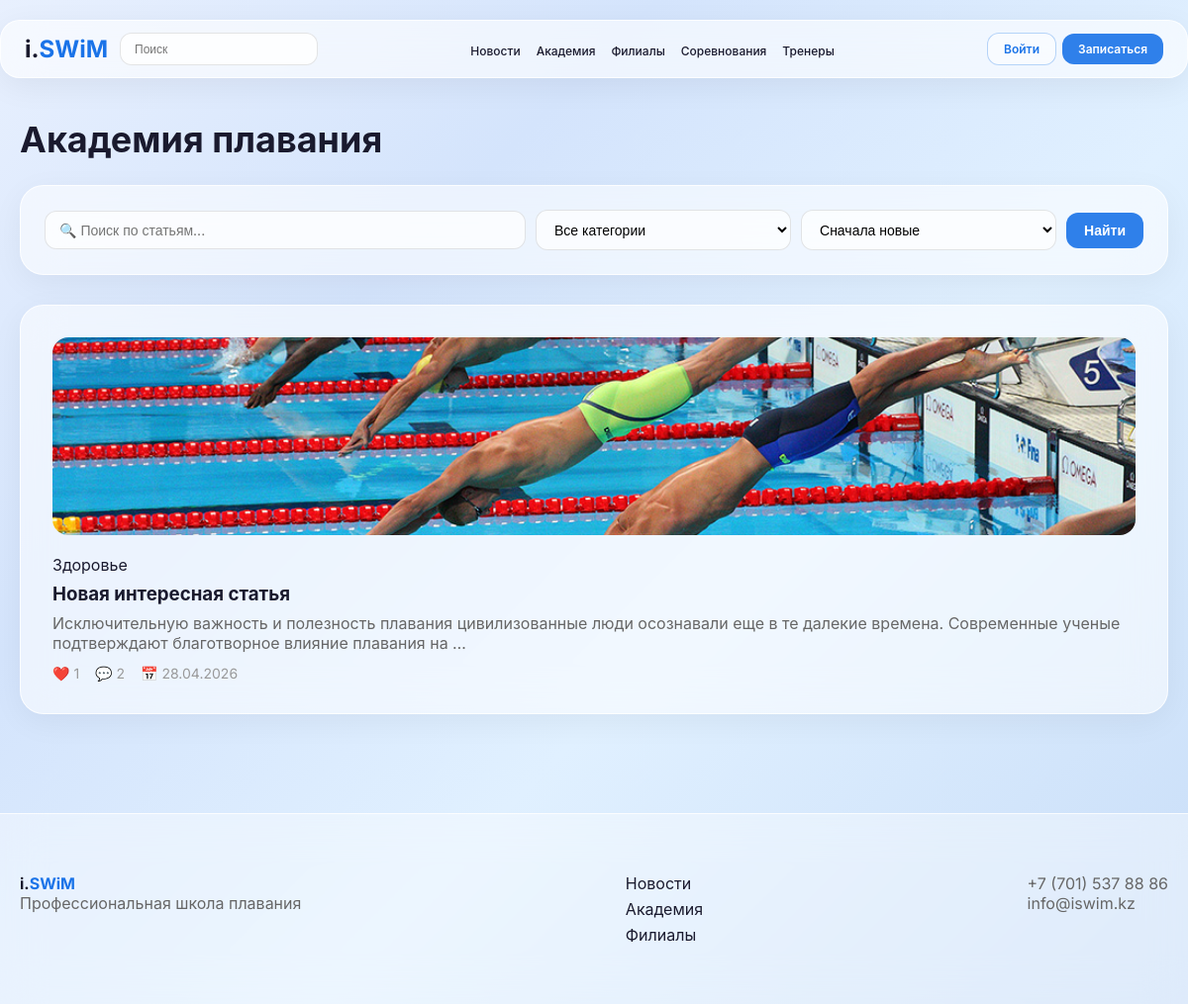
The page /academy/ on the database its author committed.
### academy/models.py (models this page shows, shortened)
class Article(models.Model):
    CATEGORY_CHOICES = [
        ('technique', 'Техника плавания'),
        ('health', 'Здоровье'),
        ('nutrition', 'Питание'),
    ]
    title = models.CharField(max_length=200, verbose_name='Заголовок')
    slug = models.SlugField(unique=True, verbose_name='ЧПУ')
    category = models.CharField(max_length=20, choices=CATEGORY_CHOICES, verbose_name='Категория')
    content = models.TextField(verbose_name='Содержание')
    video_url = models.URLField(blank=True, verbose_name='Ссылка на видео')
    image = models.ImageField(upload_to='academy/', blank=True, verbose_name='Изображение')
    published_at = models.DateTimeField(auto_now_add=True, verbose_name='Дата публикации')
    class Meta:
        verbose_name = 'Статья'
        verbose_name_plural = 'Статьи'
        ordering = ['-published_at']

### academy/views.py (the view)
# urls.py: path('academy/', ArticleListView.as_view(), name='article_list'),
class ArticleListView(ListView):
    model = Article
    template_name = 'academy/article_list.html'
    context_object_name = 'articles'
    paginate_by = 10
    def get_queryset(self):
        queryset = Article.objects.all()
        search = self.request.GET.get('search', '')
        if search:
            queryset = queryset.filter(
                Q(title__icontains=search) | Q(content__icontains=search)
            )
        category = self.request.GET.get('category', '')
        if category:
            queryset = queryset.filter(category=category)
        sort = self.request.GET.get('sort', 'newest')
        if sort == 'oldest':
            queryset = queryset.order_by('published_at')
        elif sort == 'popular':
            queryset = queryset.annotate(likes_count=Count('likes')).order_by('-likes_count')
        else:
            queryset = queryset.order_by('-published_at')
        return queryset
    def get_context_data(self, **kwargs):
        context = super().get_context_data(**kwargs)
        context['current_search'] = self.request.GET.get('search', '')
        context['current_category'] = self.request.GET.get('category', '')
        context['current_sort'] = self.request.GET.get('sort', 'newest')
        context['categories'] = Article.CATEGORY_CHOICES
        return context

### academy/templates/academy/article_list.html (shortened to what this page needs)
{% extends 'core/base.html' %}
{% block content %}
<div class="container">
    <h1 class="page-title">Академия плавания</h1>
    <div class="glass-card" style="margin-bottom:30px;padding:24px;">
        <form method="get" style="display:flex;gap:10px;flex-wrap:wrap;align-items:center;">
            <input type="text" name="search" value="{{ current_search }}" placeholder="🔍 Поиск по статьям..." style="flex:2;min-width:180px;padding:10px 14px;border-radius:12px;border:1px solid rgba(0,0,0,0.1);background:rgba(255,255,255,0.7);font-family:'Inter',sans-serif;font-size:14px;">
            <select name="category" style="flex:1;min-width:130px;padding:10px 14px;border-radius:12px;border:1px solid rgba(0,0,0,0.1);background:rgba(255,255,255,0.7);font-family:'Inter',sans-serif;font-size:14px;">
                <option value="">Все категории</option>
            </select>
            <select name="sort" style="flex:1;min-width:130px;padding:10px 14px;border-radius:12px;border:1px solid rgba(0,0,0,0.1);background:rgba(255,255,255,0.7);font-family:'Inter',sans-serif;font-size:14px;">
                <option value="newest" {% if current_sort == 'newest' %}selected{% endif %}>Сначала новые</option>
            </select>
            <button type="submit" class="btn-glass" style="white-space:nowrap;font-size:14px;padding:10px 18px;">Найти</button>
        </form>
    </div>
    <div class="grid-3">
        {% for article in articles %}
            <a href="{% url 'article_detail' article.slug %}" style="text-decoration:none;color:inherit;">
                <div class="glass-card" style="height:100%;">
                    {% if article.image %}
                        <img src="{{ article.image.url }}" style="width:100%;height:200px;object-fit:cover;border-radius:16px;margin-bottom:16px;">
                    {% endif %}
                    <span class="badge-accent" style="display:inline-block;margin-bottom:8px;">{{ article.get_category_display }}</span>
                    <h3 style="font-weight:700;margin-bottom:8px;">{{ article.title }}</h3>
                    <p style="color:#666;margin-bottom:12px;">{{ article.content|truncatewords:20 }}</p>
                    <div style="display:flex;gap:16px;align-items:center;color:#999;font-size:14px;">
                        <span>❤️ {{ article.likes.count }}</span>
                        <span>💬 {{ article.comments.count }}</span>
                        <span>📅 {{ article.published_at|date:"d.m.Y" }}</span>
                    </div>
                </div>
            </a>
        {% empty %}
            <div class="glass-card" style="grid-column:1/-1;text-align:center;padding:48px;">
                <p style="color:#999;font-size:18px;">😔 Статей пока нет</p>
            </div>
        {% endfor %}
    </div>
</div>
{% endblock %}

### core/templates/core/base.html (style rules this page uses)
* { margin: 0; padding: 0; box-sizing: border-box; }
body { font-family: 'Inter', -apple-system, BlinkMacSystemFont, sans-serif; background: linear-gradient(135deg, #e8f0fe 0%, #d4e4fc 30%, #e0f0ff 60%, #c8ddf8 100%); background-attachment: fixed; min-height: 100vh; color: #1a1a2e; }
.btn-glass, .btn-glass-outline { padding: 8px 16px; border-radius: 12px; font-weight: 600; font-size: 12px; cursor: pointer; text-decoration: none; display: inline-block; white-space: nowrap; }
.btn-glass { background: rgba(26,115,232,0.9); color: white; border: none; }
.container { max-width: 1200px; margin: 0 auto; padding: 20px; }
.glass-card { background: rgba(255,255,255,0.55); backdrop-filter: blur(20px); border: 1px solid rgba(255,255,255,0.8); border-radius: 24px; padding: 32px; box-shadow: 0 8px 32px rgba(0,0,0,0.05); }
.page-title { font-size: 36px; font-weight: 700; margin-bottom: 24px; }

### rows shown on the page
Article: image (picture), category "Здоровье", title "Новая интересная статья", content "Исключительную важность и полезность плавания цивилизованные люди осознавали еще в те далекие времена. Современные ученые подтверждают благотворное влияние плавания на …", likes.count "1", comments.count "2", published_at "28.04.2026"
